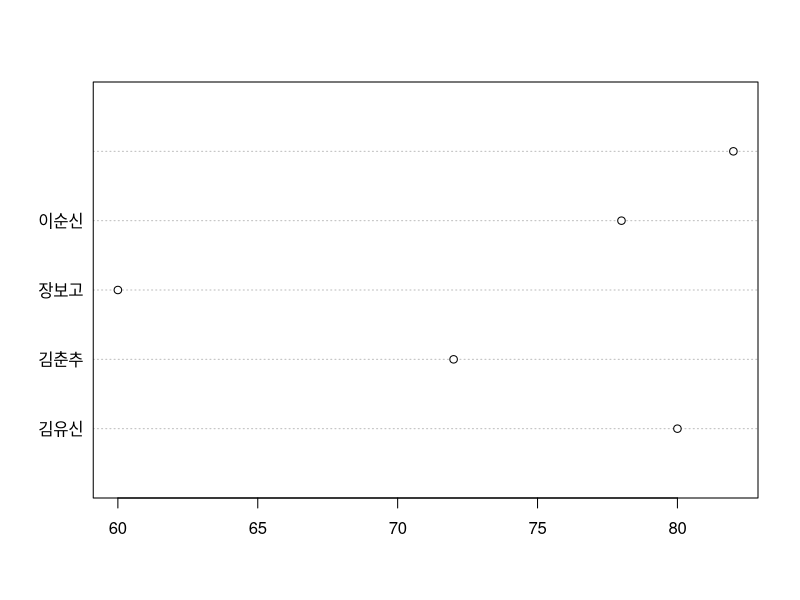

Source code (R):
# 날짜 : 2021/06/29
# 이름 : 김철학
# 내용 : ch05.데이터 시각화 - 점차트 교재p146

# 점차트
score <-c(80, 72, 60, 78, 82)
names(score) <- c('김유신','김춘추','장보고','이순신')
dotchart(score)

